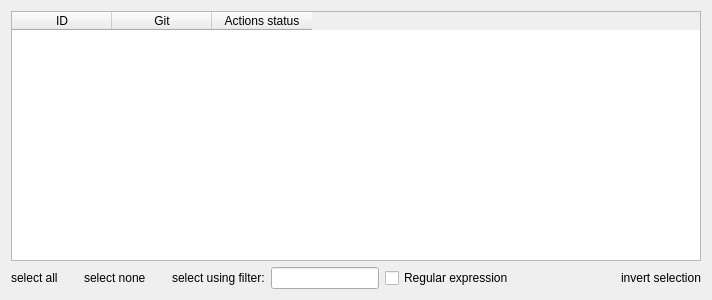
<?xml version="1.0" encoding="UTF-8"?>
<ui version="4.0">
 <class>WorkspaceDevWaresWidget</class>
 <widget class="QWidget" name="WorkspaceDevWaresWidget">
  <property name="geometry">
   <rect>
    <x>0</x>
    <y>0</y>
    <width>712</width>
    <height>300</height>
   </rect>
  </property>
  <property name="windowTitle">
   <string>Form</string>
  </property>
  <layout class="QVBoxLayout" name="verticalLayout">
   <item>
    <widget class="QTableWidget" name="WaresTableWidget">
     <property name="editTriggers">
      <set>QAbstractItemView::NoEditTriggers</set>
     </property>
     <property name="selectionMode">
      <enum>QAbstractItemView::NoSelection</enum>
     </property>
     <attribute name="verticalHeaderVisible">
      <bool>false</bool>
     </attribute>
     <column>
      <property name="text">
       <string>ID</string>
      </property>
     </column>
     <column>
      <property name="text">
       <string>Git</string>
      </property>
     </column>
     <column>
      <property name="text">
       <string>Actions status</string>
      </property>
     </column>
    </widget>
   </item>
   <item>
    <layout class="QHBoxLayout" name="horizontalLayout">
     <item>
      <widget class="openfluid::ui::common::ActionLabel" name="SelectAllActionLabel">
       <property name="text">
        <string>select all</string>
       </property>
      </widget>
     </item>
     <item>
      <spacer name="horizontalSpacer">
       <property name="orientation">
        <enum>Qt::Horizontal</enum>
       </property>
       <property name="sizeType">
        <enum>QSizePolicy::Fixed</enum>
       </property>
       <property name="sizeHint" stdset="0">
        <size>
         <width>20</width>
         <height>20</height>
        </size>
       </property>
      </spacer>
     </item>
     <item>
      <widget class="openfluid::ui::common::ActionLabel" name="SelectNoneActionLabel">
       <property name="text">
        <string>select none</string>
       </property>
      </widget>
     </item>
     <item>
      <spacer name="horizontalSpacer_3">
       <property name="orientation">
        <enum>Qt::Horizontal</enum>
       </property>
       <property name="sizeType">
        <enum>QSizePolicy::Fixed</enum>
       </property>
       <property name="sizeHint" stdset="0">
        <size>
         <width>20</width>
         <height>20</height>
        </size>
       </property>
      </spacer>
     </item>
     <item>
      <widget class="openfluid::ui::common::ActionLabel" name="SelectFilteredActionLabel">
       <property name="text">
        <string>select using filter:</string>
       </property>
      </widget>
     </item>
     <item>
      <widget class="QLineEdit" name="RegExpEdit"/>
     </item>
     <item>
      <widget class="QCheckBox" name="RegExpCheckBox">
       <property name="text">
        <string>Regular expression</string>
       </property>
      </widget>
     </item>
     <item>
      <spacer name="horizontalSpacer_2">
       <property name="orientation">
        <enum>Qt::Horizontal</enum>
       </property>
       <property name="sizeHint" stdset="0">
        <size>
         <width>40</width>
         <height>20</height>
        </size>
       </property>
      </spacer>
     </item>
     <item>
      <widget class="openfluid::ui::common::ActionLabel" name="SelectInvertActionLabel">
       <property name="text">
        <string>invert selection</string>
       </property>
      </widget>
     </item>
    </layout>
   </item>
  </layout>
 </widget>
 <customwidgets>
  <customwidget>
   <class>openfluid::ui::common::ActionLabel</class>
   <extends>QLabel</extends>
   <header location="global">openfluid/ui/common/ActionLabel.hpp</header>
  </customwidget>
 </customwidgets>
 <resources/>
 <connections/>
</ui>
